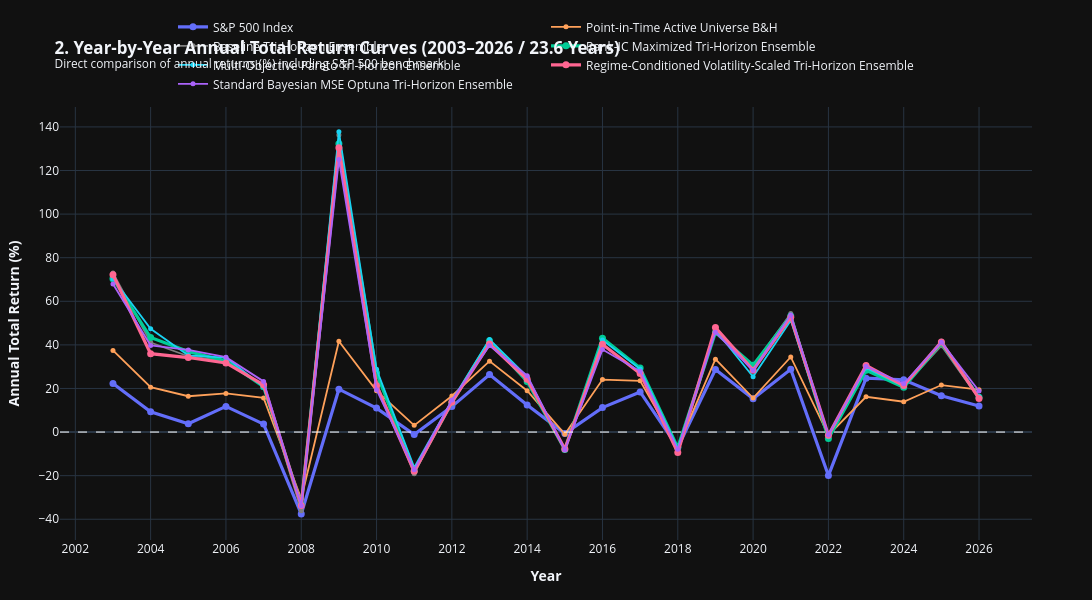

The code cell stored with this chart in its notebook:
### Markdown cell above
## 6. Visualizer 2: Annual Total Return Curves (%) (2003–2026)

### Code cell
# Compute Annual Return Matrix for each strategy
annual_ret_records = []
years_list = sorted(list(set(df_master_curves['date'].dt.year)))

for yr in years_list:
    yr_df = df_master_curves[df_master_curves['date'].dt.year == yr]
    if len(yr_df) < 2:
        continue
    row = {'Year': yr}
    for name in curves.keys():
        ret_val = (yr_df[name].iloc[-1] / yr_df[name].iloc[0] - 1.0) * 100.0
        row[name] = round(ret_val, 2)
    annual_ret_records.append(row)

df_annual_returns = pd.DataFrame(annual_ret_records)

# Plot 2: Annual Total Return Curves (Line + Marker Chart across 2003–2026)
fig2_annual = go.Figure()

for idx, name in enumerate(curves.keys()):
    c = palette[idx % len(palette)]
    is_hero = ('Rank-IC' in name or 'Regime-Conditioned' in name or 'S&P 500' in name)
    fig2_annual.add_trace(go.Scatter(
        x=df_annual_returns['Year'], y=df_annual_returns[name],
        mode='lines+markers', name=name.split('.')[1].strip().split('(')[0].strip(),
        line=dict(color=c, width=3.2 if is_hero else 1.8),
        marker=dict(size=7 if is_hero else 5)
    ))

fig2_annual.add_hline(y=0.0, line=dict(color='white', width=1, dash='dash'))

fig2_annual.update_layout(
    template='plotly_dark', width=1200, height=600,
    title='<b>2. Year-by-Year Annual Total Return Curves (2003–2026 / 23.6 Years)</b><br><sup>Direct comparison of annual returns (%) including S&P 500 benchmark</sup>',
    xaxis=dict(title='<b>Year</b>', dtick=2),
    yaxis=dict(title='<b>Annual Total Return (%)</b>'),
    margin=dict(l=60, r=60, t=90, b=60),
    legend=dict(orientation='h', yanchor='bottom', y=1.02, xanchor='center', x=0.5)
)
fig2_annual.show()

print("=== ANNUAL TOTAL RETURN SUMMARY TABLE (%) ===")
df_annual_returns

### Figure 1 — Plotly figure (JSON) as saved in the notebook; plotly's stock layout.template omitted (floating-point values rounded to 4 significant figures)
{"data": [{"line": {"color": "#636EFA", "width": 3.2}, "marker": {"size": 7}, "mode": "lines+markers", "name": "S&P 500 Index", "type": "scatter", "x": [2003, 2004, 2005, 2006, 2007, 2008, 2009, 2010, 2011, 2012, 2013, 2014, 2015, 2016, 2017, 2018, 2019, 2020, 2021, 2022, 2023, 2024, 2025, 2026], "y": [22.32, 9.33, 3.84, 11.78, 3.65, -37.58, 19.67, 11.0, -1.12, 11.68, 26.39, 12.39, -0.69, 11.24, 18.42, -7.01, 28.71, 15.29, 28.79, -19.95, 24.73, 24.01, 16.65, 11.92]}, {"line": {"color": "#FFA15A", "width": 1.8}, "marker": {"size": 5}, "mode": "lines+markers", "name": "Point-in-Time Active Universe B&H", "type": "scatter", "x": [2003, 2004, 2005, 2006, 2007, 2008, 2009, 2010, 2011, 2012, 2013, 2014, 2015, 2016, 2017, 2018, 2019, 2020, 2021, 2022, 2023, 2024, 2025, 2026], "y": [37.46, 20.57, 16.43, 17.72, 15.66, -30.58, 41.66, 18.91, 3.07, 16.53, 32.53, 18.99, -0.98, 24.08, 23.49, -6.71, 33.44, 15.6, 34.45, -1.45, 16.19, 13.93, 21.57, 19.44]}, {"line": {"color": "#7F7F7F", "width": 1.8}, "marker": {"size": 5}, "mode": "lines+markers", "name": "Baseline Tri-Horizon Ensemble", "type": "scatter", "x": [2003, 2004, 2005, 2006, 2007, 2008, 2009, 2010, 2011, 2012, 2013, 2014, 2015, 2016, 2017, 2018, 2019, 2020, 2021, 2022, 2023, 2024, 2025, 2026], "y": [72.99, 41.07, 34.79, 32.55, 21.17, -36.09, 136.3, 22.63, -19.08, 13.97, 41.75, 25.16, -7.98, 39.88, 26.96, -9.37, 45.62, 30.47, 54.34, -2.77, 28.58, 20.96, 39.58, 15.35]}, {"line": {"color": "#00CC96", "width": 3.2}, "marker": {"size": 7}, "mode": "lines+markers", "name": "Rank-IC Maximized Tri-Horizon Ensemble", "type": "scatter", "x": [2003, 2004, 2005, 2006, 2007, 2008, 2009, 2010, 2011, 2012, 2013, 2014, 2015, 2016, 2017, 2018, 2019, 2020, 2021, 2022, 2023, 2024, 2025, 2026], "y": [70.36, 43.38, 36.95, 32.66, 20.8, -33.34, 132.3, 27.14, -17.83, 13.53, 41.87, 23.22, -7.99, 43.09, 29.44, -7.11, 45.63, 30.65, 53.26, -2.91, 28.31, 20.52, 40.83, 15.95]}, {"line": {"color": "#19D3F3", "width": 1.8}, "marker": {"size": 5}, "mode": "lines+markers", "name": "Multi-Objective Pareto Tri-Horizon Ensemble", "type": "scatter", "x": [2003, 2004, 2005, 2006, 2007, 2008, 2009, 2010, 2011, 2012, 2013, 2014, 2015, 2016, 2017, 2018, 2019, 2020, 2021, 2022, 2023, 2024, 2025, 2026], "y": [70.32, 47.36, 35.15, 34.19, 20.78, -33.16, 137.8, 28.78, -16.22, 14.34, 42.46, 25.43, -8.2, 42.2, 28.88, -7.53, 46.85, 25.39, 51.24, -2.11, 29.4, 20.95, 41.69, 16.27]}, {"line": {"color": "#FF6692", "width": 3.2}, "marker": {"size": 7}, "mode": "lines+markers", "name": "Regime-Conditioned Volatility-Scaled Tri-Horizon Ensemble", "type": "scatter", "x": [2003, 2004, 2005, 2006, 2007, 2008, 2009, 2010, 2011, 2012, 2013, 2014, 2015, 2016, 2017, 2018, 2019, 2020, 2021, 2022, 2023, 2024, 2025, 2026], "y": [72.17, 35.97, 34.19, 31.72, 21.67, -33.67, 130.5, 21.23, -18.03, 13.7, 40.41, 24.23, -7.81, 40.25, 26.82, -9.41, 47.99, 28.4, 52.71, -1.41, 30.53, 21.32, 41.36, 15.44]}, {"line": {"color": "#AB63FA", "width": 1.8}, "marker": {"size": 5}, "mode": "lines+markers", "name": "Standard Bayesian MSE Optuna Tri-Horizon Ensemble", "type": "scatter", "x": [2003, 2004, 2005, 2006, 2007, 2008, 2009, 2010, 2011, 2012, 2013, 2014, 2015, 2016, 2017, 2018, 2019, 2020, 2021, 2022, 2023, 2024, 2025, 2026], "y": [67.96, 39.77, 37.69, 34.36, 23.24, -33.84, 125.0, 19.46, -17.31, 14.72, 39.69, 25.87, -8.12, 37.85, 27.89, -7.9, 45.77, 28.2, 53.72, -1.26, 30.17, 22.16, 41.26, 18.83]}], "layout": {"height": 600, "legend": {"orientation": "h", "x": 0.5, "xanchor": "center", "y": 1.02, "yanchor": "bottom"}, "margin": {"b": 60, "l": 60, "r": 60, "t": 90}, "shapes": [{"line": {"color": "white", "dash": "dash", "width": 1}, "type": "line", "x0": 0, "x1": 1, "xref": "x domain", "y0": 0.0, "y1": 0.0, "yref": "y"}], "title": {"text": "<b>2. Year-by-Year Annual Total Return Curves (2003–2026 / 23.6 Years)</b><br><sup>Direct comparison of annual returns (%) including S&P 500 benchmark</sup>"}, "width": 1200, "xaxis": {"dtick": 2, "title": {"text": "<b>Year</b>"}}, "yaxis": {"title": {"text": "<b>Annual Total Return (%)</b>"}}}}
